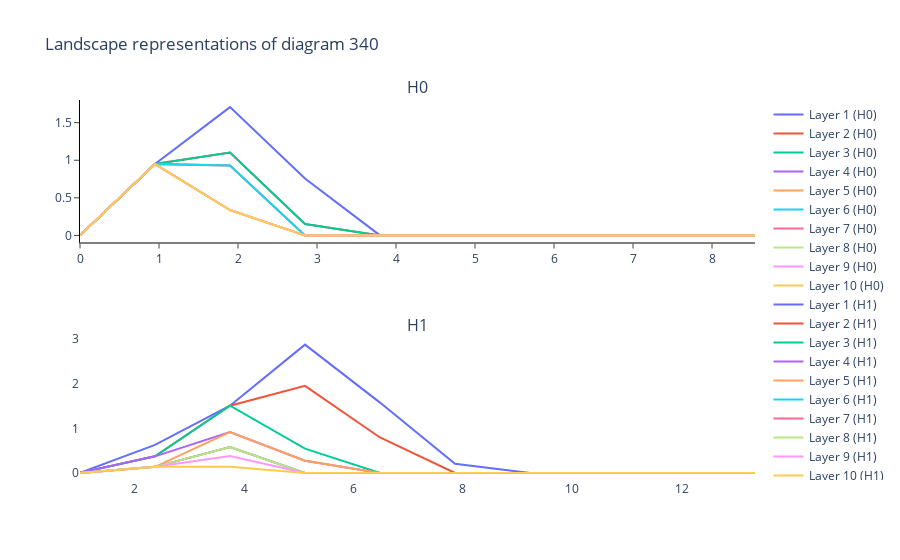

The cell this chart's notebook holds for it:
### Code cell
PLless.plot(xmsr,340)

### Figure 1 — Plotly figure (JSON) as saved in the notebook; plotly's stock layout.template omitted (floating-point values rounded to 4 significant figures)
{"data": [{"hoverinfo": "none", "mode": "lines", "name": "Layer 1 (H0)", "showlegend": true, "type": "scatter", "x": [0, 0.9493, 1.899, 2.848, 3.797, 4.747, 5.696, 6.645, 7.595, 8.544], "xaxis": "x", "y": [0, 0.9493, 1.707, 0.7576, 0, 0, 0, 0, 0, 0], "yaxis": "y"}, {"hoverinfo": "none", "mode": "lines", "name": "Layer 2 (H0)", "showlegend": true, "type": "scatter", "x": [0, 0.9493, 1.899, 2.848, 3.797, 4.747, 5.696, 6.645, 7.595, 8.544], "xaxis": "x", "y": [0, 0.9493, 1.101, 0.152, 0, 0, 0, 0, 0, 0], "yaxis": "y"}, {"hoverinfo": "none", "mode": "lines", "name": "Layer 3 (H0)", "showlegend": true, "type": "scatter", "x": [0, 0.9493, 1.899, 2.848, 3.797, 4.747, 5.696, 6.645, 7.595, 8.544], "xaxis": "x", "y": [0, 0.9493, 1.101, 0.152, 0, 0, 0, 0, 0, 0], "yaxis": "y"}, {"hoverinfo": "none", "mode": "lines", "name": "Layer 4 (H0)", "showlegend": true, "type": "scatter", "x": [0, 0.9493, 1.899, 2.848, 3.797, 4.747, 5.696, 6.645, 7.595, 8.544], "xaxis": "x", "y": [0, 0.9493, 0.9298, 0, 0, 0, 0, 0, 0, 0], "yaxis": "y"}, {"hoverinfo": "none", "mode": "lines", "name": "Layer 5 (H0)", "showlegend": true, "type": "scatter", "x": [0, 0.9493, 1.899, 2.848, 3.797, 4.747, 5.696, 6.645, 7.595, 8.544], "xaxis": "x", "y": [0, 0.9493, 0.9298, 0, 0, 0, 0, 0, 0, 0], "yaxis": "y"}, {"hoverinfo": "none", "mode": "lines", "name": "Layer 6 (H0)", "showlegend": true, "type": "scatter", "x": [0, 0.9493, 1.899, 2.848, 3.797, 4.747, 5.696, 6.645, 7.595, 8.544], "xaxis": "x", "y": [0, 0.9493, 0.9298, 0, 0, 0, 0, 0, 0, 0], "yaxis": "y"}, {"hoverinfo": "none", "mode": "lines", "name": "Layer 7 (H0)", "showlegend": true, "type": "scatter", "x": [0, 0.9493, 1.899, 2.848, 3.797, 4.747, 5.696, 6.645, 7.595, 8.544], "xaxis": "x", "y": [0, 0.9493, 0.3374, 0, 0, 0, 0, 0, 0, 0], "yaxis": "y"}, {"hoverinfo": "none", "mode": "lines", "name": "Layer 8 (H0)", "showlegend": true, "type": "scatter", "x": [0, 0.9493, 1.899, 2.848, 3.797, 4.747, 5.696, 6.645, 7.595, 8.544], "xaxis": "x", "y": [0, 0.9493, 0.3374, 0, 0, 0, 0, 0, 0, 0], "yaxis": "y"}, {"hoverinfo": "none", "mode": "lines", "name": "Layer 9 (H0)", "showlegend": true, "type": "scatter", "x": [0, 0.9493, 1.899, 2.848, 3.797, 4.747, 5.696, 6.645, 7.595, 8.544], "xaxis": "x", "y": [0, 0.9493, 0.3374, 0, 0, 0, 0, 0, 0, 0], "yaxis": "y"}, {"hoverinfo": "none", "mode": "lines", "name": "Layer 10 (H0)", "showlegend": true, "type": "scatter", "x": [0, 0.9493, 1.899, 2.848, 3.797, 4.747, 5.696, 6.645, 7.595, 8.544], "xaxis": "x", "y": [0, 0.9493, 0.3374, 0, 0, 0, 0, 0, 0, 0], "yaxis": "y"}, {"hoverinfo": "none", "mode": "lines", "name": "Layer 1 (H1)", "showlegend": true, "type": "scatter", "x": [1, 2.371, 3.743, 5.114, 6.485, 7.856, 9.228, 10.6, 11.97, 13.34], "xaxis": "x2", "y": [0, 0.6287, 1.507, 2.878, 1.577, 0.2058, 0, 0, 0, 0], "yaxis": "y2"}, {"hoverinfo": "none", "mode": "lines", "name": "Layer 2 (H1)", "showlegend": true, "type": "scatter", "x": [1, 2.371, 3.743, 5.114, 6.485, 7.856, 9.228, 10.6, 11.97, 13.34], "xaxis": "x2", "y": [0, 0.3713, 1.507, 1.952, 0.7949, 0, 0, 0, 0, 0], "yaxis": "y2"}, {"hoverinfo": "none", "mode": "lines", "name": "Layer 3 (H1)", "showlegend": true, "type": "scatter", "x": [1, 2.371, 3.743, 5.114, 6.485, 7.856, 9.228, 10.6, 11.97, 13.34], "xaxis": "x2", "y": [0, 0.3713, 1.507, 0.543, 0, 0, 0, 0, 0, 0], "yaxis": "y2"}, {"hoverinfo": "none", "mode": "lines", "name": "Layer 4 (H1)", "showlegend": true, "type": "scatter", "x": [1, 2.371, 3.743, 5.114, 6.485, 7.856, 9.228, 10.6, 11.97, 13.34], "xaxis": "x2", "y": [0, 0.3713, 0.9142, 0.2713, 0, 0, 0, 0, 0, 0], "yaxis": "y2"}, {"hoverinfo": "none", "mode": "lines", "name": "Layer 5 (H1)", "showlegend": true, "type": "scatter", "x": [1, 2.371, 3.743, 5.114, 6.485, 7.856, 9.228, 10.6, 11.97, 13.34], "xaxis": "x2", "y": [0, 0.1352, 0.9142, 0.2713, 0, 0, 0, 0, 0, 0], "yaxis": "y2"}, {"hoverinfo": "none", "mode": "lines", "name": "Layer 6 (H1)", "showlegend": true, "type": "scatter", "x": [1, 2.371, 3.743, 5.114, 6.485, 7.856, 9.228, 10.6, 11.97, 13.34], "xaxis": "x2", "y": [0, 0.1352, 0.5803, 0, 0, 0, 0, 0, 0, 0], "yaxis": "y2"}, {"hoverinfo": "none", "mode": "lines", "name": "Layer 7 (H1)", "showlegend": true, "type": "scatter", "x": [1, 2.371, 3.743, 5.114, 6.485, 7.856, 9.228, 10.6, 11.97, 13.34], "xaxis": "x2", "y": [0, 0.1352, 0.5803, 0, 0, 0, 0, 0, 0, 0], "yaxis": "y2"}, {"hoverinfo": "none", "mode": "lines", "name": "Layer 8 (H1)", "showlegend": true, "type": "scatter", "x": [1, 2.371, 3.743, 5.114, 6.485, 7.856, 9.228, 10.6, 11.97, 13.34], "xaxis": "x2", "y": [0, 0.1352, 0.5803, 0, 0, 0, 0, 0, 0, 0], "yaxis": "y2"}, {"hoverinfo": "none", "mode": "lines", "name": "Layer 9 (H1)", "showlegend": true, "type": "scatter", "x": [1, 2.371, 3.743, 5.114, 6.485, 7.856, 9.228, 10.6, 11.97, 13.34], "xaxis": "x2", "y": [0, 0.1352, 0.3805, 0, 0, 0, 0, 0, 0, 0], "yaxis": "y2"}, {"hoverinfo": "none", "mode": "lines", "name": "Layer 10 (H1)", "showlegend": true, "type": "scatter", "x": [1, 2.371, 3.743, 5.114, 6.485, 7.856, 9.228, 10.6, 11.97, 13.34], "xaxis": "x2", "y": [0, 0.1352, 0.137, 0, 0, 0, 0, 0, 0, 0], "yaxis": "y2"}], "layout": {"annotations": [{"font": {"size": 16}, "showarrow": false, "text": "H0", "x": 0.5, "xanchor": "center", "xref": "paper", "y": 1, "yanchor": "bottom", "yref": "paper"}, {"font": {"size": 16}, "showarrow": false, "text": "H1", "x": 0.5, "xanchor": "center", "xref": "paper", "y": 0.375, "yanchor": "bottom", "yref": "paper"}], "plot_bgcolor": "white", "title": {"text": "Landscape representations of diagram 340"}, "xaxis": {"anchor": "y", "domain": [0, 1], "exponentformat": "e", "linecolor": "black", "linewidth": 1, "mirror": false, "showexponent": "all", "showline": true, "side": "bottom", "ticks": "outside", "type": "linear", "zeroline": true}, "xaxis2": {"anchor": "y2", "domain": [0, 1]}, "yaxis": {"anchor": "x", "domain": [0.625, 1], "exponentformat": "e", "linecolor": "black", "linewidth": 1, "mirror": false, "showexponent": "all", "showline": true, "side": "left", "ticks": "outside", "type": "linear", "zeroline": true}, "yaxis2": {"anchor": "x2", "domain": [0, 0.375]}}}
